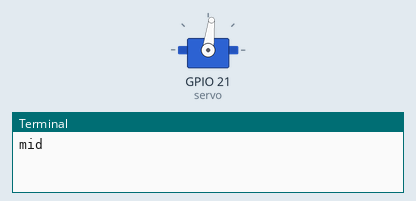
This program was run on a simulated Raspberry Pi (BCM pin numbers). On the bench: servo, the last lines printed to the terminal. Servo angles are drawn from the pulse width (0.5 ms = 0°, 2.5 ms = 180°).

Above: at 0.05 s.
At 1.5 s:
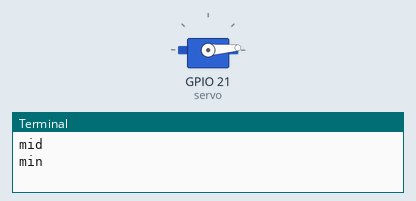
At 3.0 s:
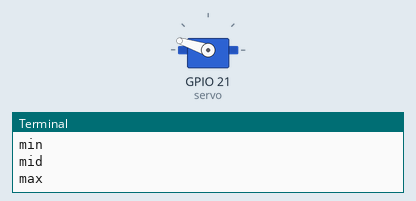
Timing chart, 0 to 6.9 s (numbered marks = the images above):
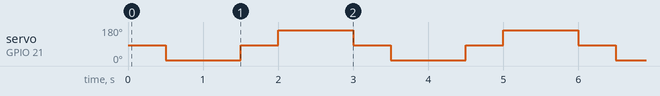

Measured:
- by itself, servo on GPIO 21 (servo): repeats every 3.0 s: 83° 0.50 s, 162° 1.0 s, 83° 0.50 s, 4° 1.0 s

The program:

ex02.py
```python
from gpiozero import Servo
from time import sleep
# servo = Servo(21, min_pulse_width=0.00054, max_pulse_width=0.0024) # 0 ~ 180
servo = Servo(21, min_pulse_width=0.00054, max_pulse_width=0.0023) # 경계값에서는 동작이 불안정하므로 오차 여유
while True:
    servo.value = 0
    print("mid")
    sleep(0.5)
    servo.value = -1
    print("min")
    sleep(1)
    servo.value = 0
    print("mid")
    sleep(0.5)
    servo.value = 1
    print("max")
    sleep(1)
```
